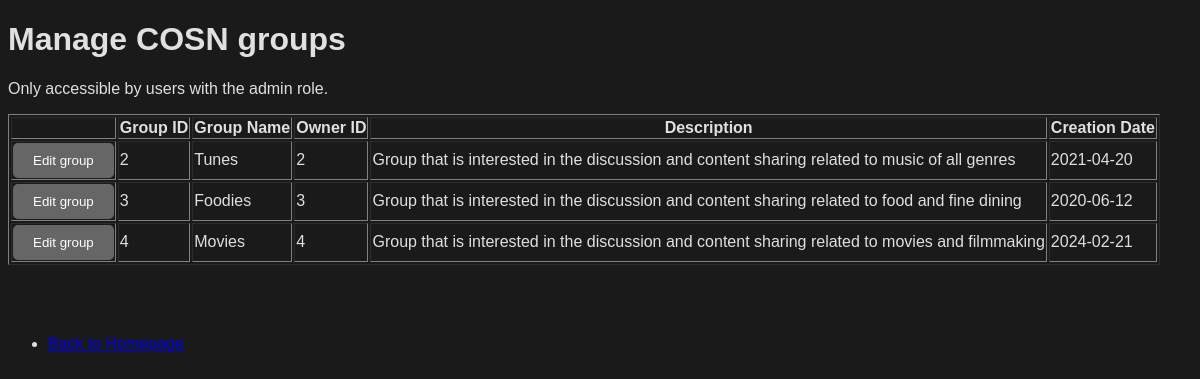
/App/admin_manage_groups.php (signed in), run on the app's committed database.
### App/admin_manage_groups.php (the view, shortened to what this page needs)
<!DOCTYPE html>
<html lang="en">
<link rel="stylesheet" type = "text/css" href="./css/admin_manage_groups.css" />
<head>
</head>
<?php
$dbServername = "localhost";
$dbUsername = "root";
$dbPassword = "";
$dbName = "cosn";
$conn = new mysqli($dbServername, $dbUsername, $dbPassword, $dbName);
$sql = "SELECT group_id, group_name, owner_id, description, creation_date FROM groups;";
$result = $conn->query($sql);
?>
<!DOCTYPE html>
<html lang="en">
<head>
</head>
<body>
    <h1>Manage COSN groups</h1>
    <p>Only accessible by users with the admin role.</p>
    <table border="1">
        <tr>
            <th></th>
            <th>Group ID</th>
            <th>Group Name</th>
            <th>Owner ID</th>
            <th>Description</th>
            <th>Creation Date</th>
        </tr>
        <?php
        if ($result->num_rows > 0) {
            while($row = $result->fetch_assoc()) {
                echo "<tr>";
                echo "<td><a href='admin_edit_groups.php?group_id=" . $row['group_id'] . "'><button>Edit group</button></a></td>";
                echo "<td>" . $row['group_id'] . "</td>";
                echo "<td>" . $row['group_name'] . "</td>";
                echo "<td>" . $row['owner_id'] . "</td>";
                echo "<td>" . $row['description'] . "</td>";
                echo "<td>" . $row['creation_date'] . "</td>";
                echo "</tr>";
            }
        } else {
            echo "<tr><td colspan='4'>No groups found</td></tr>";
        }
        ?>
    </table>
    <br>
        <br>
        <br>
        <ul>
            <li><a href="homepage.php">Back to Homepage</a></li>
        </ul>
</body>
</html>

### App/css/admin_manage_groups.css (style rules this page uses)
body { background-color: #1a1a1a; color: #e0e0e0; font-family: Arial, sans-serif; transition: background-color 0.3s, color 0.3s; }
button { padding: 10px 20px; border: none; background-color: #666; color: #ffffff; border-radius: 5px; cursor: pointer; }

### data on the page
groups: group_id "2", group_name "Tunes", owner "2", description "Group that is interested in the discussion and content sharing related to music of all genres", creation_date "2021-04-20"
groups: group_id "3", group_name "Foodies", owner "3", description "Group that is interested in the discussion and content sharing related to food and fine dining", creation_date "2020-06-12"
groups: group_id "4", group_name "Movies", owner "4", description "Group that is interested in the discussion and content sharing related to movies and filmmaking", creation_date "2024-02-21"
